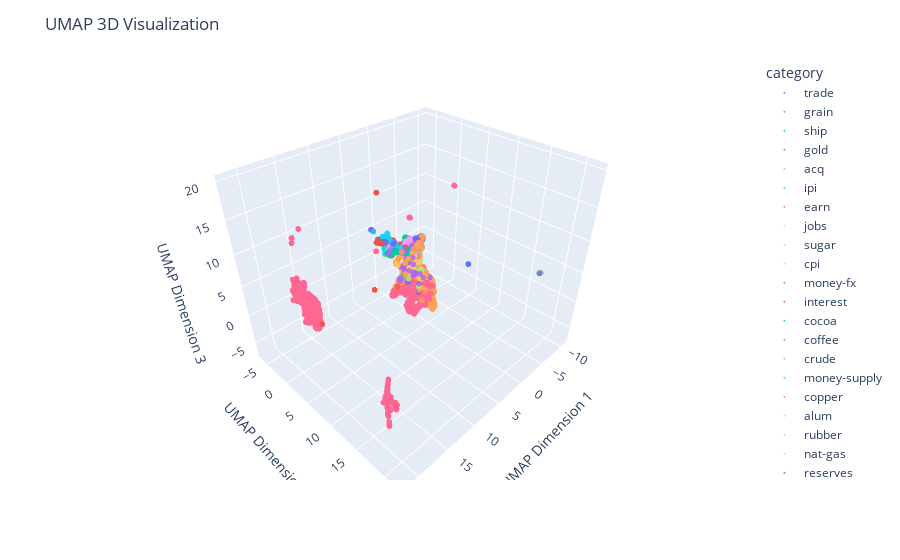

Notebook source saved alongside this figure:
### Code cell
# Generate a list of colors for the categories
color_list = px.colors.qualitative.Plotly

# Create plotly figure
fig = px.scatter_3d(reuters_df, x=X_umap[:, 0], y=X_umap[:, 1], z=X_umap[:, 2], color='category', color_discrete_sequence=color_list)

# Set the size of the dots
dot_size = 2
fig.update_traces(marker=dict(size=dot_size, opacity=0.8))

# Set the title and axis labels
fig.update_layout(title='UMAP 3D Visualization', scene=dict(xaxis_title='UMAP Dimension 1', yaxis_title='UMAP Dimension 2', zaxis_title='UMAP Dimension 3'))

# Show plot
fig.show()
